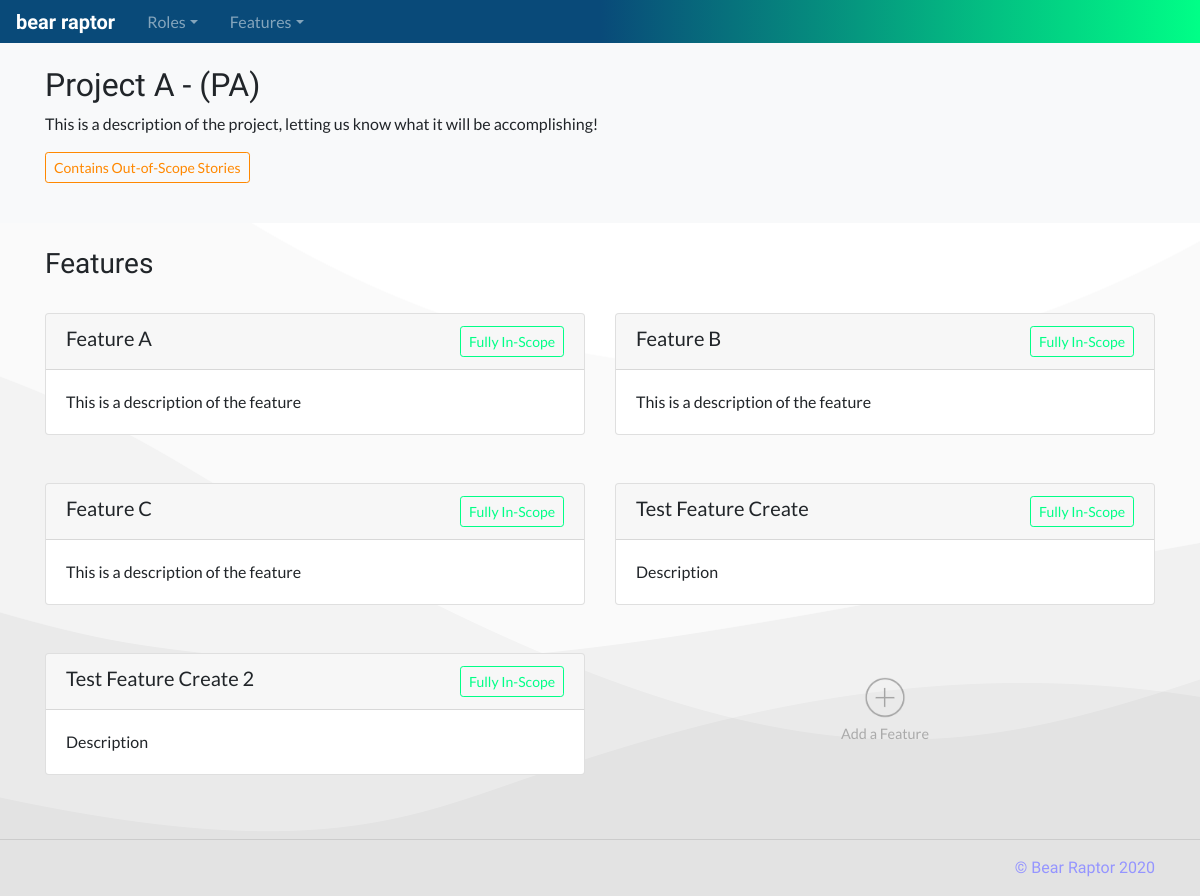
The app's page /project/1 with its own data.
### database_setup.py (models this page shows, shortened)
class Project(Base):
    __tablename__ = 'project'
    id = Column(Integer, primary_key=True)
    title = Column(String(250), nullable=False)
    shortname = Column(String(25), nullable=False)
    description = Column(String(500))
    status = Column(String(50), nullable=False)

class Feature(Base):
    __tablename__ = 'feature'
    id = Column(Integer, primary_key=True)
    title = Column(String(250), nullable=False)
    shortname = Column(String(25), nullable=False)
    description = Column(String(500))
    scope = Column(String(25), nullable=False)
    project_id = Column(Integer, ForeignKey('project.id'))
    project = relationship(Project)

### app.py (the view)
@app.route('/project/<int:project_id>')
def projectDash(project_id):
    project = session.query(Project).filter_by(id=project_id).one()
    roles = session.query(Role).filter_by(project_id=project_id).all()
    features = session.query(Feature).filter_by(project_id=project_id).all()
    featureids = []
    scope = 'in'
    for i in features:
        featureids.append(i.id)
        if i.scope == 'out':
            scope = 'out'
    stories = session.query(Story).filter(Story.feature_id.in_(featureids)).all()
    if scope != 'out':
        for i in stories:
            if i.scope == 'out':
                scope = 'contains'
    return render_template('project-dash.html', project=project, roles=roles,
                            features=features, scope=scope)

### templates/project-dash.html (shortened to what this page needs)
<!doctype html>
<html lang="en">
  {% include "head.html" %}
  <body>
    {% include "menu.html" %}
    <main role="main">
      <section class="bg-light p-4">
        <div class="container">
          <div class="row">
            <div class="col-md-12">
              <h2>{{project.title}} - ({{project.shortname}})</h2>
              <p>
                {{project.description}}
              </p>
              <p>
                {% if scope == 'contains' %}
                  <button type="button" class="btn btn-outline-warning btn-sm">Contains Out-of-Scope Stories</button>
                {% endif %}
              </p>
            </div>
          </div>
        </div>
      </section>
      <section class="p-4">
        <div class="container">
          <div class="row">
            <div class="col-md-12">
              <h3>Features</h3>
            </div>
          </div>
          <div class="row">
            {% for i in features %}
              <div class="col-md-6 user-story">
                <div class="card">
                  <h5 class="card-header">{{i.title}}
                    {% if i.scope == 'in'%}
                      <button type="button" class="btn btn-outline-success btn-sm float-right">Fully In-Scope</button>
                    {% endif %}
                  </h5>
                  <div class="card-body">
                    <p class="card-text">
                      {{i.description}}
                    </p>
                  </div>
                </div>
              </div>
            {% endfor %}
            <div class="col-md-6 user-story">
              <div class="card ghost-card">
                <div class="card-body">
                  <center>
                    <a type="button" data-toggle="modal" data-target="#create-feature" href="#create-feature">
                      <img src="../../static/images/plus.png" width="10%">
                    </a>
                    <p class="card-text">
                      Add a Feature
                    </p>
                  </center>
                </div>
              </div>
            </div>
          </div>
        </div>
      </section>
        <hr>
    </main>
    {% include "footer.html" %}
  </body>
</html>

### static/styles-fix.css (style rules this page uses)
body { padding-top: 2.6rem; font-family: 'Lato', sans-serif; background-image: url(images/wave.png); background-repeat: no-repeat; background-position: bottom; }
h1, h2, h3, h4 { font-family: 'Marcellus', serif; }
.user-story { padding-bottom: 1.5rem; padding-top: 1.5rem; }
.btn-outline-warning { color: #ff8800; border-color: #ff8800; }
.btn-outline-success { color: #00ff87; border-color: #00ff87; }
.ghost-card { border: 0px; display: contents; color: #aaa; font-size: .9rem; }

### records on screen
Project: title "Project A", shortname "PA", description "This is a description of the project, letting us know what it will be accomplishing!"
Feature: title "Feature A", scope "Fully In-Scope", description "This is a description of the feature"
Feature: title "Feature B", scope "Fully In-Scope", description "This is a description of the feature"
Feature: title "Feature C", scope "Fully In-Scope", description "This is a description of the feature"
Feature: title "Test Feature Create", scope "Fully In-Scope", description "Description"
Feature: title "Test Feature Create 2", scope "Fully In-Scope", description "Description"
